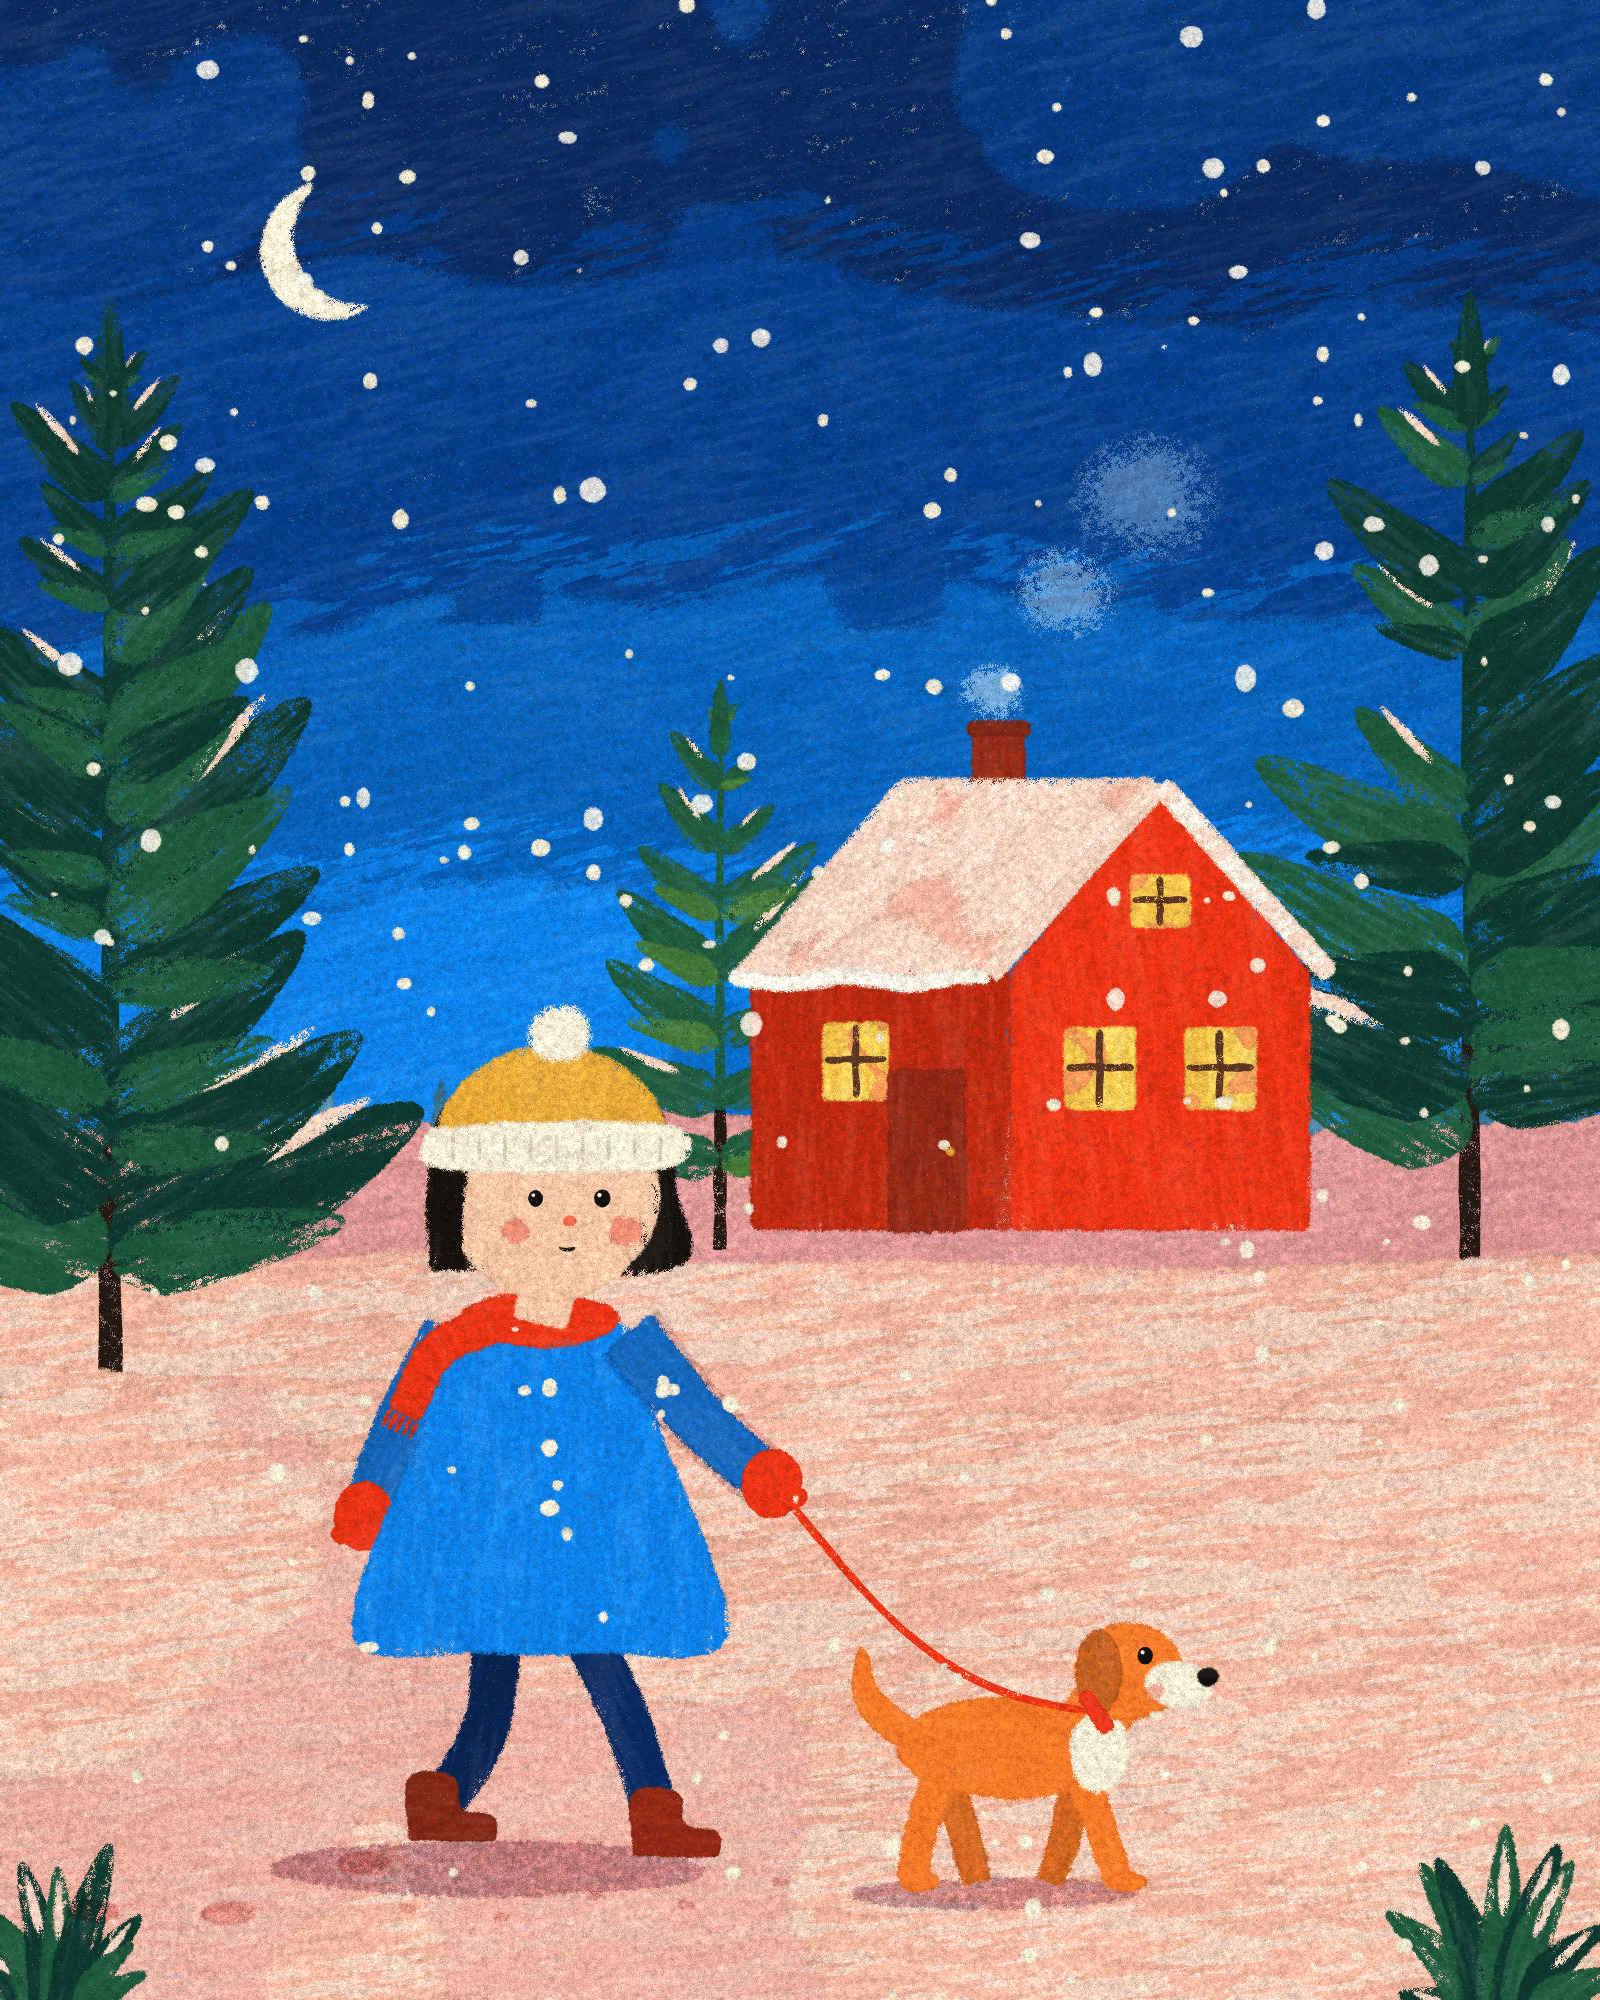

The script that saved this image:
"""Example (grainy picture book): 雪夜遛狗 · The Evening Walk -- a child walking a little dog home in the snow.

A full-bleed picture-book page on a snowy blue evening: a cobalt sky stepped from navy at the top to bright cobalt at
the hills, falling snow; a red cottage on the rise with lit windows, its chimney smoking, feathery pines around it and
small blue firs along the far ridge; on the peach snow in front, a child in a bright blue coat, a red knitted hat and
a mustard scarf walks a ginger dog on a red lead along a trodden path, footprints behind them, flat mauve shadows
under them and the windows' light lying on the snow. Every shape is laid with a dry, chalky, grainy brush; no ink
outlines -- only a few dark crayon accents (window bars, the lead, the mouth).

Drawn back to front; --stages writes a snapshot after each group (sky, ridge, cottage and pines, the ground, the
child, the dog, the lead and shadows, the falling snow). --layout wide arranges the same page as a 1920 x 1080
spread (used for the draw-on GIF). No image model.
python3 grainbook_snow_walk.py [out.jpg] [--stages DIR] [--layout page|wide]
"""
import os, sys, time
sys.path.insert(0, os.path.join(os.path.dirname(os.path.abspath(__file__)), '..', 'lib'))
import numpy as np
from grainbook import GrainBook

LAYOUTS = {
    # canvas, horizon of the far ridge, cottage (x, ground, w, h, depth), pines [(x, ground, h, w)], far firs band,
    # child (x, ground, h), dog (x, ground, size), path control points
    'page': dict(size=(1600, 2000), sky=[300, 620, 900], ridge=1120, rise=1260,
                 house=(1010, 1230, 300, 260, 260), pines=[(1470, 1290, 980, 520), (720, 1250, 560, 300),
                                                          (110, 1420, 1100, 560)],
                 firs=(0, 1600, 1105, 95), child=(540, 1860, 800), dog=(1010, 1890, 330),
                 moon=(330, 250, 70),
                 bushes=[(1500, 2010, 230, 330), (60, 2015, 190, 260)]),
    'wide': dict(size=(1920, 1080), sky=[150, 330, 500], ridge=600, rise=690,
                 house=(1260, 680, 230, 200, 210), pines=[(1700, 760, 720, 400), (1040, 700, 400, 220),
                                                         (130, 840, 780, 420)],
                 firs=(0, 1920, 590, 66), child=(690, 990, 470), dog=(990, 1010, 200),
                 moon=(420, 130, 46),
                 bushes=[(1860, 1090, 170, 240), (360, 1095, 120, 170)]),
}


def scene(g, L, stage):
    W, H = g.W, g.H
    k = g.k
    r = np.random.default_rng(11)
    # ------------------------------------------------------------ the sky: stepped navy -> bright cobalt
    sky = g.full()
    g.bands(sky, ['navy', 'cobalt_deep', 'cobalt', 'cobalt_bright'], L['sky'], angle=-12, streak=0.3, dry=0.35,
            edge=1.8, soft=2.4, wave=46 * k, period=360 * k)
    g.mottle(g.above(*g.wavy(-20, W + 20, L['sky'][1], 30 * k, 500 * k)), 'cobalt_deep', scale=160 * k, cover=0.3,
             angle=-12, streak=0.35, alpha=0.75)
    g.mottle(g.below(*g.wavy(-20, W + 20, L['sky'][1], 30 * k, 500 * k)), 'cobalt', scale=170 * k, cover=0.25,
             angle=-10, streak=0.35, alpha=0.7)
    mx, my, mr = L['moon']
    g.moon(mx, my, mr, 'cream', halo=0, crescent=0.42)
    stage('sky')
    # ------------------------------------------------------------ the far ridge and its little firs
    xs, ys = g.wavy(-20, W + 20, L['ridge'], 22 * k, 900 * k, seed=5)
    ridge = g.below(xs, ys)
    g.fill(ridge, 'snow_shade', angle=-5, streak=0.4, dry=0.3)
    x0, x1, yb, fh = L['firs']
    for x in np.sort(r.uniform(x0, x1, 22)):
        yy = np.interp(x, xs, ys) + 6 * k
        hh = fh * r.uniform(0.6, 1.15)
        g.fir_far(x, yy, hh, colour='dusty_dark' if r.random() < 0.5 else 'dusty', seed=int(r.integers(1 << 30)))
    xs2, ys2 = g.wavy(-20, W + 20, L['rise'], 34 * k, 1300 * k, seed=8, slope=-0.04)
    rise = g.below(xs2, ys2)
    stage('ridge')
    # ------------------------------------------------------------ the cottage and the pines behind / beside it
    hx, hy, hw, hh, hd = L['house']
    pines = L['pines']
    px, py, ph, pw = pines[0]
    g.pine(px, py, ph, pw, colour='pine', light='pine_mid', snow='snow_light', seed=21)
    px, py, ph, pw = pines[1]
    g.pine(px, py, ph, pw, colour='pine_mid', light='green', snow='snow_light', seed=22)
    g.fill(rise, 'snow', angle=-6, streak=0.45, dry=0.3, mottle=0.2)
    g.scumble(rise, 'snow_light', angle=-6, cover=0.36)
    H_ = g.house(hx, hy, hw, hh, depth=hd, seed=31)
    g.smoke(*H_['chimney'], 260 * k, colour='ice', n=3, drift=0.35, alpha=0.6, seed=3)
    px, py, ph, pw = pines[2]
    g.pine(px, py, ph, pw, colour='pine', light='pine_mid', snow='snow_light', seed=23)
    stage('cottage')
    # ------------------------------------------------------------ the near snow and the trodden path
    xs3, ys3 = g.wavy(-20, W + 20, L['rise'] + 0.18 * (H - L['rise']), 30 * k, 1100 * k, seed=9, slope=0.05)
    near = g.below(xs3, ys3)
    g.fill(near, 'snow', angle=-4, streak=0.45, dry=0.3, mottle=0.25)
    g.scumble(near, 'snow_light', angle=-4, cover=0.42)
    # the snow is uneven: loose, slightly darker patches lying across it
    g.mottle(near, '#e9a9a0', scale=230 * k, cover=0.28, angle=-4, streak=0.3, alpha=0.55, seed=60)
    for (bx, by, bh, bw) in L['bushes']:
        g.shrub(bx, by, bh, bw, 'pine', light='pine_mid', snow='snow_light', seed=int(bx))
    stage('ground')
    # ------------------------------------------------------------ the child, walking the dog home
    cx, cy, ch = L['child']
    dx, dy, ds = L['dog']
    # footprints behind them
    fp = [(cx - ch * (0.22 + 0.17 * i), cy + ch * (0.02 + 0.03 * i) + (8 * k if i % 2 else -8 * k)) for i in range(6)]
    g.footprints(fp, 0.035 * ch, depth=0.6)
    g.footprints([(dx - ds * (0.7 + 0.28 * i), dy + ds * 0.02 * i + (5 * k if i % 2 else -5 * k)) for i in range(5)],
                 0.035 * ds, depth=0.5)
    g.shadow(g.blob(cx - 0.06 * ch, cy + 0.01 * ch, 0.27 * ch, 0.035 * ch, rough=0.1), 'shadow', depth=0.9,
             angle=0, edge=1.2)
    J = g.child(cx, cy, ch, facing=1, pose='walk',
                outfit=dict(coat='cobalt_bright', sleeve='#1668bd', legs='navy', boots='brick', hair_style='bob',
                            hat='mustard', hat_band='cream', scarf='vermilion', mittens='vermilion', eyes='dot',
                            turn=0.45, look=(0.5, 0.0), buttons='cream'),
                el_n=(0.2, -0.55), wr_n=(0.29, -0.47))
    stage('child')
    g.shadow(g.blob(dx - 0.05 * ds, dy + 0.01 * ds, 0.45 * ds, 0.05 * ds, rough=0.1), 'shadow', depth=0.9,
             angle=0, edge=1.2)
    D = g.dog(dx, dy, ds, facing=1, colour='orange', patch='cream', collar='vermilion')
    stage('dog')
    # ------------------------------------------------------------ the lead, sagging between hand and collar
    a = np.array(J['wr_n']) + (0.012 * ch, 0.01 * ch)
    b = np.array(D['collar'])
    t = np.linspace(0, 1, 20)[:, None]
    lead = a * (1 - t) + b * t + np.array([0, 1]) * (np.sin(np.pi * t) * 0.07 * ch)
    g.crayon(lead, 4.5 * k, 'vermilion', taper=(0.05, 0.05), wobble=0.5)
    stage('lead')
    # ------------------------------------------------------------ falling snow over everything
    face = J['face']['head']
    g.snow(0, 0, W, H, int(0.00006 * W * H), r=(2.4 * k, 5.2 * k), colour='cream', avoid=face, seed=41)
    g.snow(0, 0, W, H * 0.6, int(0.000012 * W * H), r=(5 * k, 7 * k), colour='white', alpha=0.85, avoid=face,
           seed=42)


def main():
    out = sys.argv[1] if len(sys.argv) > 1 and not sys.argv[1].startswith('--') else 'grainbook_snow_walk.jpg'
    stages = sys.argv[sys.argv.index('--stages') + 1] if '--stages' in sys.argv else None
    layout = sys.argv[sys.argv.index('--layout') + 1] if '--layout' in sys.argv else 'page'
    T0 = time.time()
    L = LAYOUTS[layout]
    W, H = L['size']
    g = GrainBook(W, H, seed=7, keep_stages=bool(stages), stages_dir=stages)
    g.finish()
    g.paper()
    g.stage('paper')
    scene(g, L, g.stage)
    g.save(out, stages_dir=stages)
    print('saved', out, f'{time.time() - T0:.1f}s')


if __name__ == '__main__':
    main()
